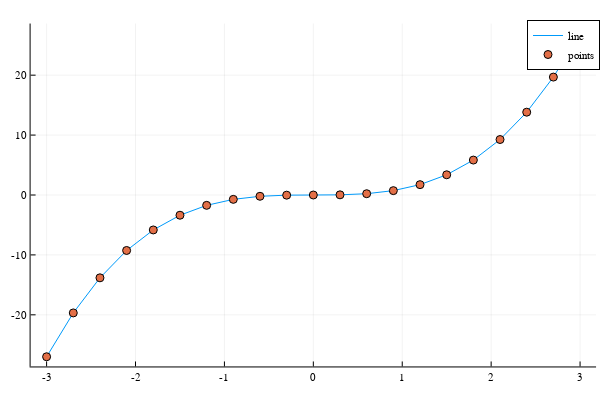

This figure's notebook cell:
### Code cell
plot(x, y, label="line" )
scatter!(x, y, label="points")

### Figure 1 — Plotly figure (JSON) as saved in the notebook; plotly's stock layout.template omitted (floating-point values rounded to 4 significant figures)
{"data": [{"colorbar": {"title": ""}, "legendgroup": "line", "line": {"color": "rgba(0, 154, 250, 1.000)", "dash": "solid", "shape": "linear", "width": 1}, "mode": "lines", "name": "line", "showlegend": true, "type": "scatter", "x": [-3, -2.7, -2.4, -2.1, -1.8, -1.5, -1.2, -0.9, -0.6, -0.3, 0, 0.3, 0.6, 0.9, 1.2, 1.5, 1.8, 2.1, 2.4, 2.7, 3], "xaxis": "x1", "y": [-27, -19.68, -13.82, -9.261, -5.832, -3.375, -1.728, -0.729, -0.216, -0.027, 0, 0.027, 0.216, 0.729, 1.728, 3.375, 5.832, 9.261, 13.82, 19.68, 27], "yaxis": "y1", "zmax": null, "zmin": null}, {"colorbar": {"title": ""}, "legendgroup": "points", "marker": {"color": "rgba(227, 111, 71, 1.000)", "line": {"color": "rgba(0, 0, 0, 1.000)", "width": 1}, "size": 8, "symbol": "circle"}, "mode": "markers", "name": "points", "showlegend": true, "type": "scatter", "x": [-3, -2.7, -2.4, -2.1, -1.8, -1.5, -1.2, -0.9, -0.6, -0.3, 0, 0.3, 0.6, 0.9, 1.2, 1.5, 1.8, 2.1, 2.4, 2.7, 3], "xaxis": "x1", "y": [-27, -19.68, -13.82, -9.261, -5.832, -3.375, -1.728, -0.729, -0.216, -0.027, 0, 0.027, 0.216, 0.729, 1.728, 3.375, 5.832, 9.261, 13.82, 19.68, 27], "yaxis": "y1", "zmax": null, "zmin": null}], "layout": {"annotations": [], "height": 400, "legend": {"bgcolor": "rgba(255, 255, 255, 1.000)", "bordercolor": "rgba(0, 0, 0, 1.000)", "borderwidth": 1, "font": {"color": "rgba(0, 0, 0, 1.000)", "family": "sans-serif", "size": 11}, "tracegroupgap": 0, "traceorder": "normal", "x": 1, "xanchor": "auto", "y": 1, "yanchor": "auto"}, "margin": {"b": 20, "l": 0, "r": 0, "t": 20}, "paper_bgcolor": "rgba(255, 255, 255, 1.000)", "plot_bgcolor": "rgba(255, 255, 255, 1.000)", "showlegend": true, "width": 600, "xaxis": {"anchor": "y1", "domain": [0.05101, 0.9934], "gridcolor": "rgba(0, 0, 0, 0.100)", "gridwidth": 0.5, "linecolor": "rgba(0, 0, 0, 1.000)", "mirror": false, "range": [-3.18, 3.18], "showgrid": true, "showline": true, "showticklabels": true, "tickangle": 0, "tickcolor": "rgb(0, 0, 0)", "tickfont": {"color": "rgba(0, 0, 0, 1.000)", "family": "sans-serif", "size": 11}, "tickmode": "array", "ticks": "inside", "ticktext": ["-3", "-2", "-1", "0", "1", "2", "3"], "tickvals": [-3, -2, -1, 0, 1, 2, 3], "title": "", "titlefont": {"color": "rgba(0, 0, 0, 1.000)", "family": "sans-serif", "size": 15}, "type": "-", "visible": true, "zeroline": false, "zerolinecolor": "rgba(0, 0, 0, 1.000)"}, "yaxis": {"anchor": "x1", "domain": [0.03762, 0.9902], "gridcolor": "rgba(0, 0, 0, 0.100)", "gridwidth": 0.5, "linecolor": "rgba(0, 0, 0, 1.000)", "mirror": false, "range": [-28.62, 28.62], "showgrid": true, "showline": true, "showticklabels": true, "tickangle": 0, "tickcolor": "rgb(0, 0, 0)", "tickfont": {"color": "rgba(0, 0, 0, 1.000)", "family": "sans-serif", "size": 11}, "tickmode": "array", "ticks": "inside", "ticktext": ["-20", "-10", "0", "10", "20"], "tickvals": [-20, -10, 0, 10, 20], "title": "", "titlefont": {"color": "rgba(0, 0, 0, 1.000)", "family": "sans-serif", "size": 15}, "type": "-", "visible": true, "zeroline": false, "zerolinecolor": "rgba(0, 0, 0, 1.000)"}}}
